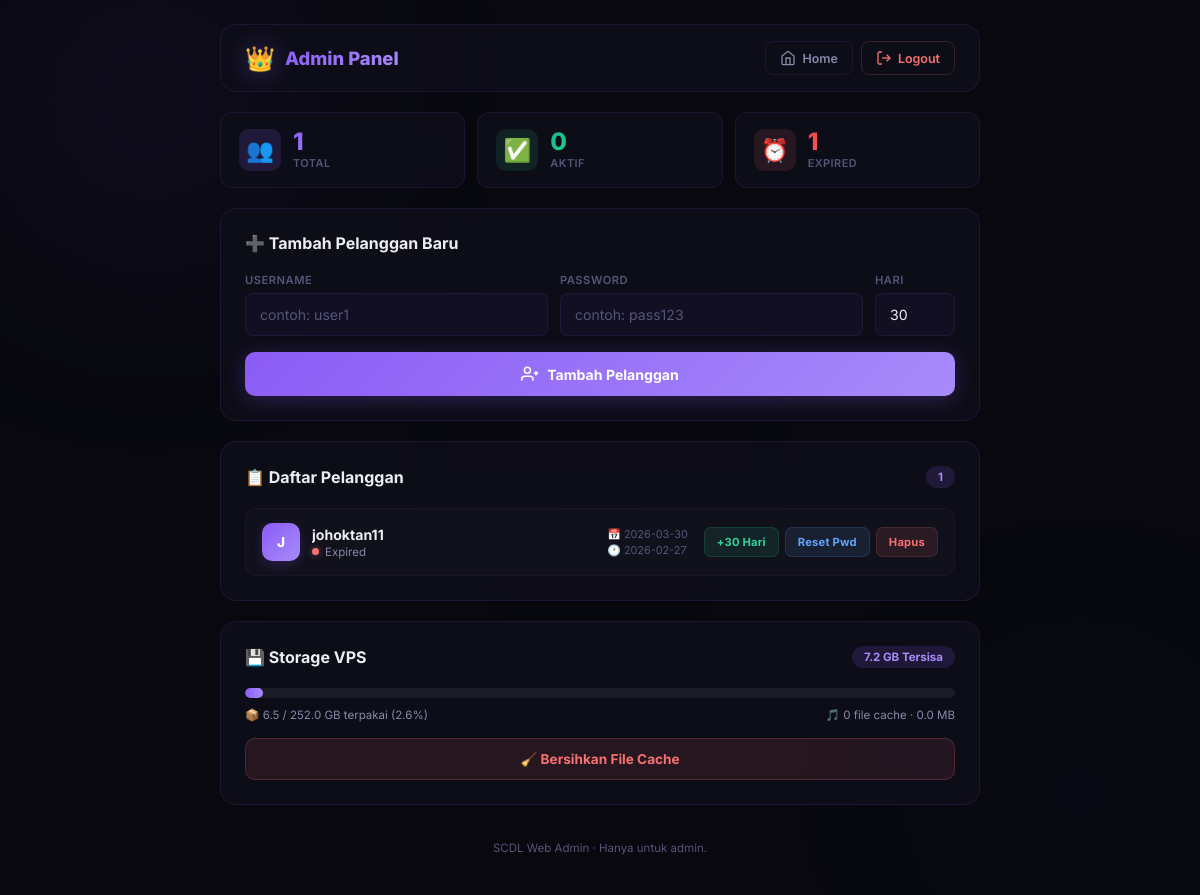
Before: /kelola-scdl (signed in) with the older database file.
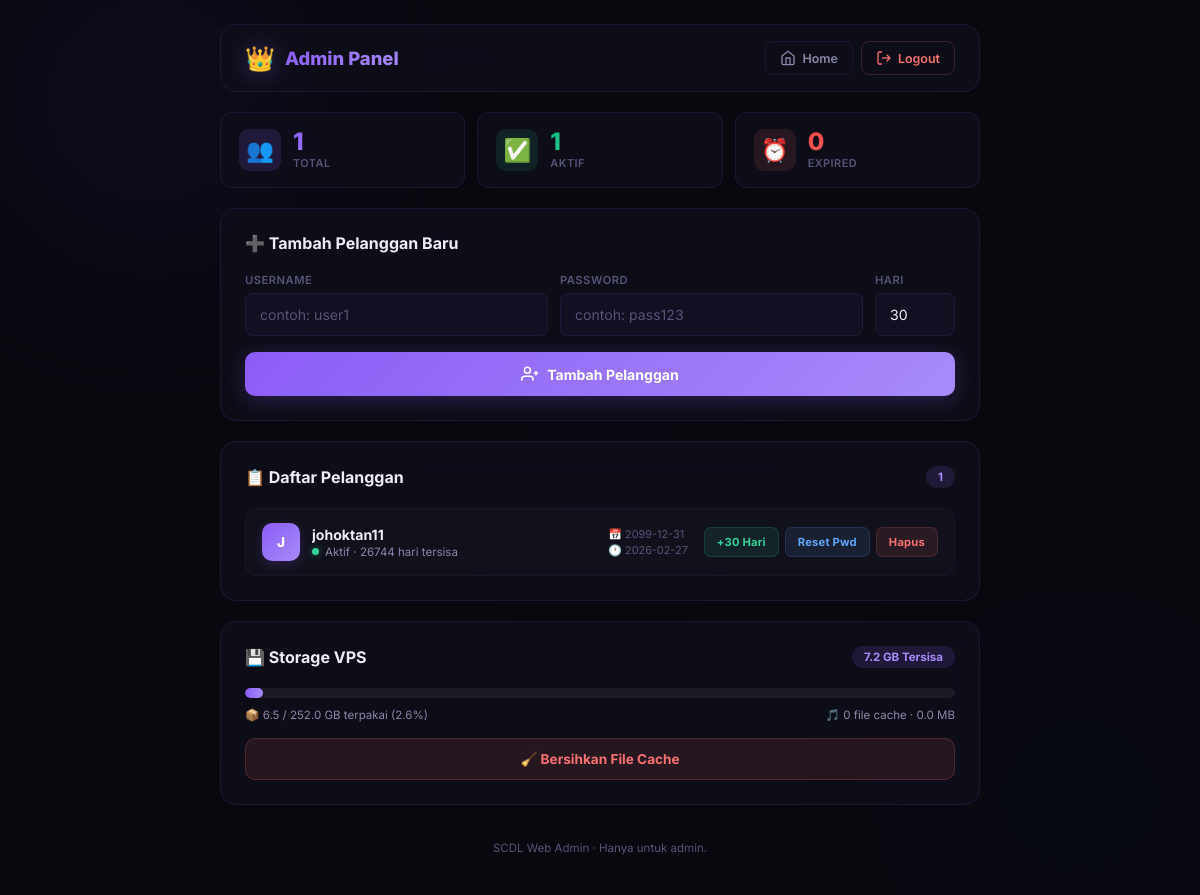
After: the same page with the newer database file.
### tables this page shows
CREATE TABLE users (
            id INTEGER PRIMARY KEY AUTOINCREMENT,
            username TEXT UNIQUE NOT NULL,
            password TEXT NOT NULL,
            is_admin INTEGER DEFAULT 0,
            expires_at TEXT,
            created_at TEXT DEFAULT CURRENT_TIMESTAMP
        );

### app.py (the view)
@app.route('/kelola-scdl')
@admin_required
def admin():
    users = get_all_users()
    disk = get_disk_info()
    return render_template('admin.html', users=users, disk=disk)

### app.py (called while the page is built)
@app.before_request
def make_session_permanent():
    session.permanent = True

def generate_csrf_token():
    if '_csrf_token' not in session:
        session['_csrf_token'] = secrets.token_hex(32)
    return session['_csrf_token']

def admin_required(f):
    @wraps(f)
    def decorated(*args, **kwargs):
        if 'user_id' not in session or not session.get('is_admin'):
            return redirect(url_for('admin_login'))
        return f(*args, **kwargs)
    return decorated

def get_disk_info():
    total_size = 0
    file_count = 0
    for dirpath, dirnames, filenames in os.walk(DOWNLOADS_DIR):
        for f in filenames:
            fp = os.path.join(dirpath, f)
            if os.path.exists(fp):
                total_size += os.path.getsize(fp)
                file_count += 1
    import shutil as sh
    disk = sh.disk_usage('/')
    return {
        'downloads_size_mb': round(total_size / (1024 * 1024), 1),
        'downloads_files': file_count,
        'disk_total_gb': round(disk.total / (1024**3), 1),
        'disk_used_gb': round(disk.used / (1024**3), 1),
        'disk_free_gb': round(disk.free / (1024**3), 1),
        'disk_percent': round((disk.used / disk.total) * 100, 1)
    }

### db.py (called while the page is built)
def get_db():
    conn = sqlite3.connect(DB_PATH)
    conn.row_factory = sqlite3.Row
    return conn

def get_all_users():
    conn = get_db()
    users = conn.execute(
        'SELECT id, username, is_admin, expires_at, created_at FROM users WHERE is_admin = 0 ORDER BY created_at DESC'
    ).fetchall()
    conn.close()
    result = []
    for u in users:
        user_dict = dict(u)
        expires_at = datetime.strptime(u['expires_at'], '%Y-%m-%d %H:%M:%S')
        user_dict['is_active'] = datetime.now() < expires_at
        user_dict['days_left'] = max(0, (expires_at - datetime.now()).days)
        result.append(user_dict)
    return result

### templates/admin.html (shortened to what this page needs)
<!DOCTYPE html>
<html lang="id">
<head>
    <link rel="stylesheet" href="{{ url_for('static', filename='admin.css') }}?v=3">
</head>
<body>
    <div class="admin-bg">
        <div class="admin-blob admin-blob-1"></div>
        <div class="admin-blob admin-blob-2"></div>
        <div class="admin-blob admin-blob-3"></div>
    </div>
    <div class="admin-container">
        <header class="admin-header">
            <div class="admin-header-left">
                <span class="admin-crown">👑</span>
                <h1>Admin Panel</h1>
            </div>
            <nav class="admin-nav">
                <a href="/" class="admin-nav-link">
                    <svg width="16" height="16" viewBox="0 0 24 24" fill="none" stroke="currentColor" stroke-width="2">
                        <path d="M3 9l9-7 9 7v11a2 2 0 0 1-2 2H5a2 2 0 0 1-2-2z" />
                        <polyline points="9 22 9 12 15 12 15 22" />
                    </svg>
                    Home
                </a>
                <a href="/logout" class="admin-nav-link admin-nav-danger">
                    <svg width="16" height="16" viewBox="0 0 24 24" fill="none" stroke="currentColor" stroke-width="2">
                        <path d="M9 21H5a2 2 0 0 1-2-2V5a2 2 0 0 1 2-2h4" />
                        <polyline points="16 17 21 12 16 7" />
                        <line x1="21" y1="12" x2="9" y2="12" />
                    </svg>
                    Logout
                </a>
            </nav>
        </header>
        <div class="admin-stats">
            <div class="stat-card">
                <div class="stat-icon">👥</div>
                <div class="stat-info">
                    <div class="stat-number">{{ users|length }}</div>
                    <div class="stat-label">Total</div>
                </div>
            </div>
            <div class="stat-card stat-card-green">
                <div class="stat-icon">✅</div>
                <div class="stat-info">
                    <div class="stat-number">{{ users|selectattr('is_active')|list|length }}</div>
                    <div class="stat-label">Aktif</div>
                </div>
            </div>
            <div class="stat-card stat-card-red">
                <div class="stat-icon">⏰</div>
                <div class="stat-info">
                    <div class="stat-number">{{ users|rejectattr('is_active')|list|length }}</div>
                    <div class="stat-label">Expired</div>
                </div>
            </div>
        </div>
        <div class="admin-card">
            <div class="admin-card-header">
                <h2>➕ Tambah Pelanggan Baru</h2>
            </div>
            <form method="POST" action="/kelola-scdl/add" autocomplete="off">
                <div class="add-form-grid">
                    <div class="add-field">
                        <label>Username</label>
                        <input type="text" name="username" placeholder="contoh: user1" required>
                    </div>
                    <div class="add-field">
                        <label>Password</label>
                        <input type="text" name="password" placeholder="contoh: pass123" required>
                    </div>
                    <div class="add-field">
                        <label>Hari</label>
                        <input type="number" name="days" value="30" min="1" max="365" required>
                    </div>
                </div>
                <button type="submit" class="admin-btn-primary">
                    <svg width="18" height="18" viewBox="0 0 24 24" fill="none" stroke="currentColor" stroke-width="2">
                        <path d="M16 21v-2a4 4 0 0 0-4-4H5a4 4 0 0 0-4 4v2" />
                        <circle cx="8.5" cy="7" r="4" />
                        <line x1="20" y1="8" x2="20" y2="14" />
                        <line x1="23" y1="11" x2="17" y2="11" />
                    </svg>
                    Tambah Pelanggan
                </button>
            </form>
        </div>
        <div class="admin-card">
            <div class="admin-card-header">
                <h2>📋 Daftar Pelanggan</h2>
                <span class="admin-card-badge">{{ users|length }}</span>
            </div>
            {% if users %}
            <div class="user-list">
                {% for user in users %}
                <div class="user-row">
                    <div class="user-info">
                        <div class="user-avatar">{{ user.username[0:1] | upper }}</div>
                        <div class="user-details">
                            <div class="user-name">{{ user.username }}</div>
                            <div class="user-meta">
                                {% if user.is_active %}
                                <span class="status-dot status-active"></span> Aktif · {{ user.days_left }} hari tersisa
                                {% else %}
                                <span class="status-dot status-expired"></span> Expired
                                {% endif %}
                            </div>
                        </div>
                    </div>
                    <div class="user-dates">
                        <span title="Tanggal expired">📅 {{ user.expires_at[:10] }}</span>
                        <span title="Tanggal dibuat">🕐 {{ user.created_at[:10] }}</span>
                    </div>
                    <div class="user-actions">
                        <form method="POST" action="/kelola-scdl/extend">
                            <button type="submit" class="action-btn action-extend" title="Perpanjang 30 hari">+30
                                Hari</button>
                        </form>
                        <form method="POST" action="/kelola-scdl/reset-password" id="reset-form-{{ user.id }}">
                            <button type="button" class="action-btn action-reset" title="Reset Kata Sandi"
                                onclick="resetPassword('{{ user.id }}', '{{ user.username }}')">Reset Pwd</button>
                        </form>
                        <form method="POST" action="/kelola-scdl/delete"
                            onsubmit="return confirm('Yakin hapus {{ user.username }}?')">
                            <button type="submit" class="action-btn action-delete" title="Hapus user">Hapus</button>
                        </form>
                    </div>
                </div>
                {% endfor %}
            </div>
            {% else %}
            <div class="empty-state">
                <div class="empty-icon">🪹</div>
                <p>Belum ada pelanggan.</p>
                <p class="empty-sub">Tambahkan pelanggan baru di form atas.</p>
            </div>
            {% endif %}
        </div>
        {% if disk %}
        <div class="admin-card">
            <div class="admin-card-header">
                <h2>💾 Storage VPS</h2>
                <span class="admin-card-badge">{{ disk.disk_free_gb }} GB Tersisa</span>
            </div>
            <div class="storage-info">
                <div class="storage-bar-wrap">
                    <div class="storage-bar" style="width: {{ disk.disk_percent }}%"></div>
                </div>
                <div class="storage-details">
                    <span>📦 {{ disk.disk_used_gb }} / {{ disk.disk_total_gb }} GB terpakai ({{ disk.disk_percent
                        }}%)</span>
                    <span>🎵 {{ disk.downloads_files }} file cache · {{ disk.downloads_size_mb }} MB</span>
                </div>
            </div>
            <form method="POST" action="/kelola-scdl/cleanup"
                onsubmit="return confirm('Yakin hapus semua file cache download?')">
                <button type="submit" class="admin-btn-cleanup">
                    🧹 Bersihkan File Cache
                </button>
            </form>
        </div>
        {% endif %}
        <footer class="admin-footer">
            SCDL Web Admin · Hanya untuk admin.
        </footer>
    </div>
</body>
</html>

Changed rows visible on the page:
changed users "johoktan11": days_left (not shown) → "26744"; expires_at "2026-03-30" → "2099-12-31"; text "Expired" → "Aktif · hari tersisa"
Other visible differences:
{{ users|selectattr('is_active')|list|length }}: "0" → "1"
{{ users|rejectattr('is_active')|list|length }}: "1" → "0"
